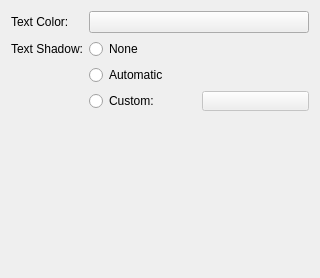
<?xml version="1.0" encoding="UTF-8"?>
<ui version="4.0">
 <class>HomerunContainmentConfig</class>
 <widget class="QWidget" name="HomerunContainmentConfig">
  <property name="geometry">
   <rect>
    <x>0</x>
    <y>0</y>
    <width>320</width>
    <height>278</height>
   </rect>
  </property>
  <layout class="QFormLayout" name="formLayout">
   <item row="0" column="0">
    <widget class="QLabel" name="label">
     <property name="text">
      <string>Text Color:</string>
     </property>
     <property name="buddy">
      <cstring>kcfg_textColor</cstring>
     </property>
    </widget>
   </item>
   <item row="0" column="1">
    <widget class="KColorButton" name="kcfg_textColor"/>
   </item>
   <item row="1" column="0">
    <widget class="QLabel" name="label_4">
     <property name="text">
      <string>Text Shadow:</string>
     </property>
     <property name="buddy">
      <cstring>kcfg_shadowModeNone</cstring>
     </property>
    </widget>
   </item>
   <item row="1" column="1">
    <widget class="QRadioButton" name="kcfg_shadowModeNone">
     <property name="text">
      <string>None</string>
     </property>
    </widget>
   </item>
   <item row="2" column="1">
    <widget class="QRadioButton" name="kcfg_shadowModeAuto">
     <property name="text">
      <string>Automatic</string>
     </property>
    </widget>
   </item>
   <item row="3" column="1">
    <layout class="QHBoxLayout" name="horizontalLayout">
     <item>
      <widget class="QRadioButton" name="kcfg_shadowModeCustom">
       <property name="text">
        <string>Custom:</string>
       </property>
      </widget>
     </item>
     <item>
      <widget class="KColorButton" name="kcfg_shadowColor">
       <property name="enabled">
        <bool>false</bool>
       </property>
       <property name="sizePolicy">
        <sizepolicy hsizetype="Minimum" vsizetype="Ignored">
         <horstretch>0</horstretch>
         <verstretch>0</verstretch>
        </sizepolicy>
       </property>
      </widget>
     </item>
    </layout>
   </item>
  </layout>
 </widget>
 <customwidgets>
  <customwidget>
   <class>KColorButton</class>
   <extends>QPushButton</extends>
   <header>kcolorbutton.h</header>
  </customwidget>
 </customwidgets>
 <tabstops>
  <tabstop>kcfg_textColor</tabstop>
  <tabstop>kcfg_shadowModeNone</tabstop>
  <tabstop>kcfg_shadowModeAuto</tabstop>
 </tabstops>
 <resources/>
 <connections>
  <connection>
   <sender>kcfg_shadowModeCustom</sender>
   <signal>toggled(bool)</signal>
   <receiver>kcfg_shadowColor</receiver>
   <slot>setEnabled(bool)</slot>
   <hints>
    <hint type="sourcelabel">
     <x>136</x>
     <y>106</y>
    </hint>
    <hint type="destinationlabel">
     <x>136</x>
     <y>133</y>
    </hint>
   </hints>
  </connection>
 </connections>
</ui>
